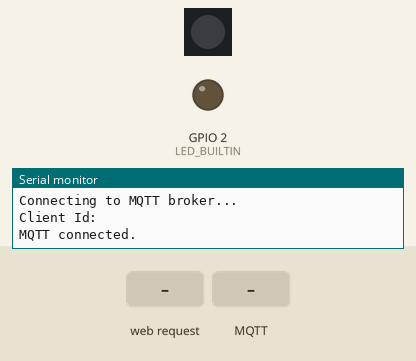
This sketch was run on a simulated ESP32. Parts: 1 RGB LEDs in strip order, left to right, output pins drawn as LEDs (lit = HIGH), the last lines printed to the serial monitor. The inputs (shaded band) are chosen by the test bench. Dim RGB values are drawn brighter than linear; WiFi joins after 1.5 s; servers stay silent unless stated; no MQTT or app messages arrive unless stated; not simulated (calls return 0 or success): secret.h.

Above: at 2.7 s.
2.8 s: HTTP request GET /red received
At 4.3 s:
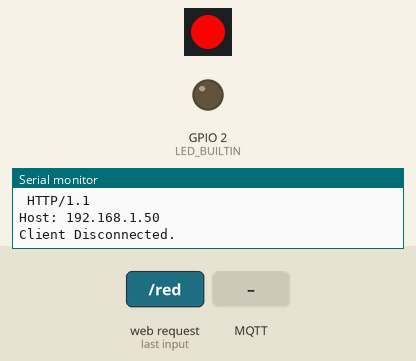
4.8 s: HTTP request GET /green received
At 5.8 s:
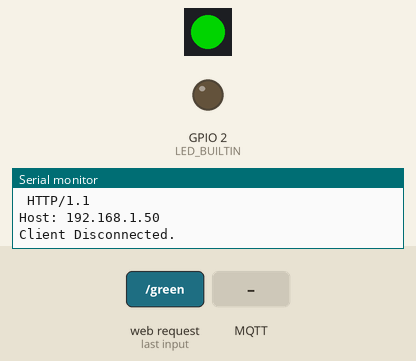
6.8 s: HTTP request GET /blue received
At 8.5 s:
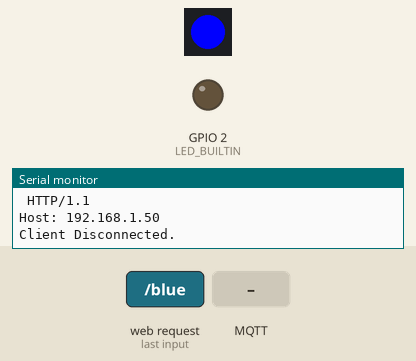
8.8 s: HTTP request GET /off received
At 9.2 s:
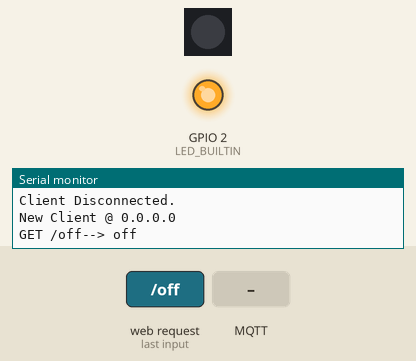
10.8 s: MQTT message "Hello World" arrives on the first subscribed topic
At 11.6 s:
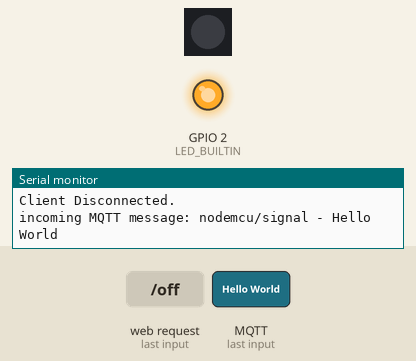
12.3 s: MQTT message "red" arrives on the first subscribed topic
At 12.7 s:
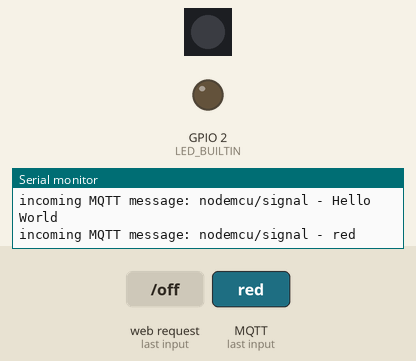
Timing chart, 0 to 14.8 s (numbered marks = the images above; inputs shaded):
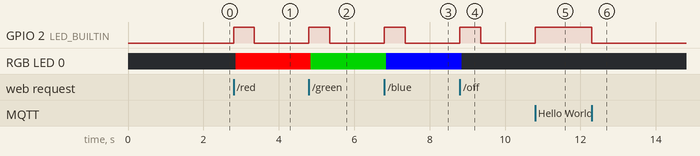

The sketch:

MqttControlLedStrip.ino
```cpp
/*
  [Initial Ref] WiFi Web Server LED Blink

  A simple web server that lets you blink an LED via the web.
  This sketch will print the IP address of your WiFi Shield (once connected)
  to the Serial monitor. From there, you can open that address in a web browser
  to turn on and off the LED on pin 5.

  If the IP address of your shield is yourAddress:
  http://yourAddress/H turns the LED on
  http://yourAddress/L turns it off

  This example is written for a network using WPA encryption. For
  WEP or WPA, change the Wifi.begin() call accordingly.

  Circuit:
   WiFi shield attached
   LED attached to pin 5

  created for arduino 25 Nov 2012
  by Tom Igoe

  ported for sparkfun esp32
  31.01.2017 by Jan Hendrik Berlin

  [MQTT Ref]
  https://github.com/256dpi/arduino-mqtt
  https://www.teachmemicro.com/nodemcu-mqtt-tutorial
  https://shiftr.io/try#terminal (curl -X POST "http://try:try@broker.shiftr.io/nodemcu/signal" -d "Hello World")
*/

#include "secret.h"

#include <FastLED.h>
#include <WiFi.h>
#include <MQTTClient.h> // https://github.com/256dpi/arduino-mqtt

#define LED_BUILTIN 2

#define NUM_LEDS 1
#define DATA_PIN 18
CRGB leds[NUM_LEDS];

//IPAddress ip(192,168,1,200);
//IPAddress gateway(192,168,1,254);
//IPAddress subnet(255,255,255,0);
WiFiServer server(80);

WiFiClient wifiClient;
MQTTClient mqttClient;


void messageReceived(String &topic, String &payload) {
  Serial.println("incoming MQTT message: " + topic + " - " + payload);

  if(payload == "Hello World") {
    digitalWrite(LED_BUILTIN, HIGH);
  } else {
    digitalWrite(LED_BUILTIN, LOW);
  }
}

void connectMqtt() {
  Serial.println();
  Serial.print("Connecting to MQTT broker...\nClient Id:");
  Serial.println(mqttClientId);

// skip: skip network level connection and jump to the MQTT level connection
//  bool connect(const char clientId[], bool skip = false);
//  bool connect(const char clientId[], const char username[], bool skip = false);
//  bool connect(const char clientId[], const char username[], const char password[], bool skip = false);
//  while (!mqttClient.connect(mqttClientId, mqttUsername, mqttPassword)) {         // actual MQTT call
  while (!mqttClient.connect("arduino", "try", "try")) {                          // On https://shiftr.io/try, client.connect(name, key, secret)
    delay(1000);
    Serial.print(".");
  }

  Serial.println("");
  Serial.println("MQTT connected.");

  mqttClient.subscribe("nodemcu/signal");   // for subs, not publish
  // mqttClient.unsubscribe("nodemcu/signal");
}

void connectWiFi() {
  Serial.println();
  Serial.print("Connecting to wifi...\nSSID: ");
  Serial.println(ssid);

  while (WiFi.status() != WL_CONNECTED) {
    delay(500);
    Serial.print(".");
  }

  Serial.println("");
  Serial.print("WiFi connected.\nIP address: ");
  Serial.println(WiFi.localIP());
}

void processRequest(String signal) {
  mqttClient.publish("nodemcu/signal", signal);
  Serial.println("--> " + signal);

  if (signal == "red") {
    leds[0] = CRGB::Red;
  }
  if (signal == "blue") {
    leds[0] = CRGB::Blue;
  }
  if (signal == "green") {
    leds[0] = CRGB::Green;
  }
  if (signal == "off") {
    leds[0] = CRGB::Black;
  }

  FastLED.show();
  delay(500);
}

void sendHttpResponseToClient(WiFiClient client) {

  // HTTP headers always start with a response code (e.g. HTTP/1.1 200 OK)
  // and a content-type so the client knows what's coming, then a blank line:
  client.println("HTTP/1.1 200 OK");
  client.println("Content-type:text/html");
  client.println();

  // the content of the HTTP response follows the header:
  client.print("<h2>LED is defined on pin <b>" + String(DATA_PIN) + "</b></h2><br>");
  client.print("Click <a href=\"/red\">here</a> to turn the LED <strong>red</strong><br>");
  client.print("Click <a href=\"/green\">here</a> to turn the LED <strong>green</strong><br>");
  client.print("Click <a href=\"/blue\">here</a> to turn the LED <strong>blue</strong><br>");
  client.print("Click <a href=\"/off\">here</a> to turn the LED off.<br>");

  // The HTTP response ends with another blank line:
  client.println();

}

void setup() {
  pinMode (LED_BUILTIN, OUTPUT);
  pinMode (DATA_PIN, OUTPUT);

  FastLED.addLeds<WS2811, DATA_PIN, GBR>(leds, NUM_LEDS);

  Serial.begin(115200);
  delay(10);

  // Initialize WiFi
//  WiFi.config(ip, gateway, subnet);
  WiFi.begin(ssid, password);
  connectWiFi();

  // Initialize MQTT client

  mqttClient.begin("broker.shiftr.io", wifiClient);
  mqttClient.onMessage(messageReceived);

  connectMqtt();

  // Start serving FASTLED request
  server.begin();

}

void loop() {

  // MQTT : begin

  mqttClient.loop();
//  delay(10);                                // for stability on ESP8266

  if (!mqttClient.connected()) {
    connectMqtt();
  }

  // FASTLED : begin

  WiFiClient client = server.available();

  if (client) {
    Serial.print("New Client @ ");
    Serial.println(client.remoteIP());

    digitalWrite(LED_BUILTIN, HIGH);
    delay(50);

    String currentLine = "";

    // while the client's connected, process input bytes
    while (client.connected()) {
      if (client.available()) {

        // read a byte and print out to serial monitor
        char c = client.read();
        Serial.write(c);

        if (c == '\n') {
          // if the current line is blank, you got two newline characters in a row.
          // that's the end of the client HTTP request, so send a response:
          if (currentLine.length() == 0) {
            sendHttpResponseToClient(client);
            break;

          } else {    // if you got a newline, then clear currentLine:
            currentLine = "";
          }
        } else if (c != '\r') {  // if you got anything else but a carriage return character,
          currentLine += c;      // add it to the end of the currentLine
        }

        // Check and processs request if the client request was valid
        if (currentLine.endsWith("GET /red")) {
          processRequest("red");
        }
        if (currentLine.endsWith("GET /green")) {
          processRequest("green");
        }
        if (currentLine.endsWith("GET /blue")) {
          processRequest("blue");
        }
        if (currentLine.endsWith("GET /off")) {
          processRequest("off");
        }
      }
    }
    digitalWrite(LED_BUILTIN, LOW);
    delay(50);

    client.stop();
    Serial.println("Client Disconnected.");
  }
}
```

Measured:
- after the input at 2.8 s, GPIO 2 (LED_BUILTIN): LOW → HIGH at once, → LOW 0.55 s later; RGB LED 0: off → RGB(255, 0, 0) after 0.05 s
- after the input at 4.8 s, GPIO 2 (LED_BUILTIN): LOW → HIGH at once, → LOW 0.55 s later; RGB LED 0: RGB(255, 0, 0) → RGB(0, 128, 0) after 0.05 s
- after the input at 6.8 s, GPIO 2 (LED_BUILTIN): LOW → HIGH at once, → LOW 0.55 s later; RGB LED 0: RGB(0, 128, 0) → RGB(0, 0, 255) after 0.05 s
- after the input at 8.8 s, GPIO 2 (LED_BUILTIN): LOW → HIGH at once, → LOW 0.55 s later; RGB LED 0: RGB(0, 0, 255) → off after 0.05 s
- after the input at 10.8 s, GPIO 2 (LED_BUILTIN): LOW → HIGH at once
- after the input at 12.3 s, GPIO 2 (LED_BUILTIN): HIGH → LOW at once
